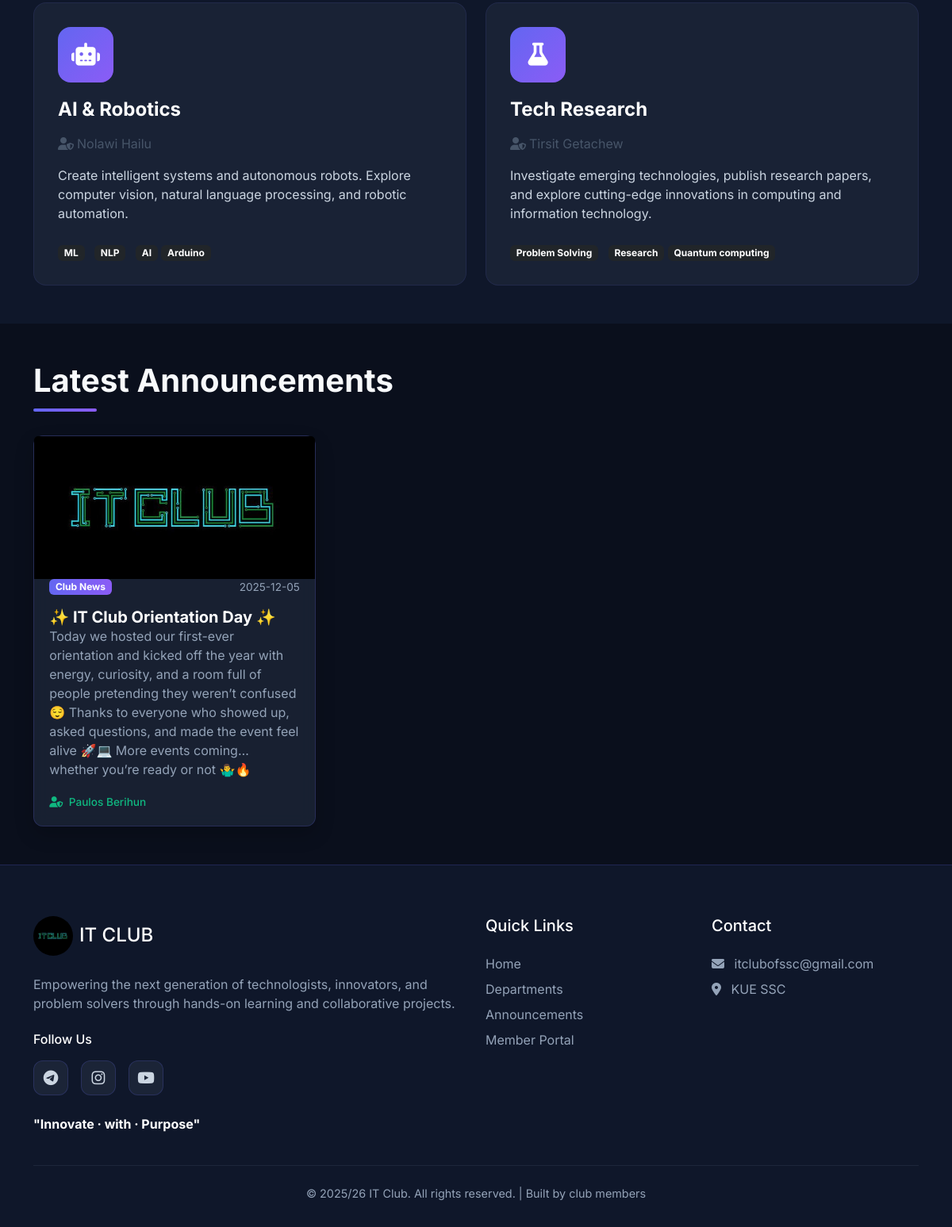
Page /home (lower part) on the earlier database version.
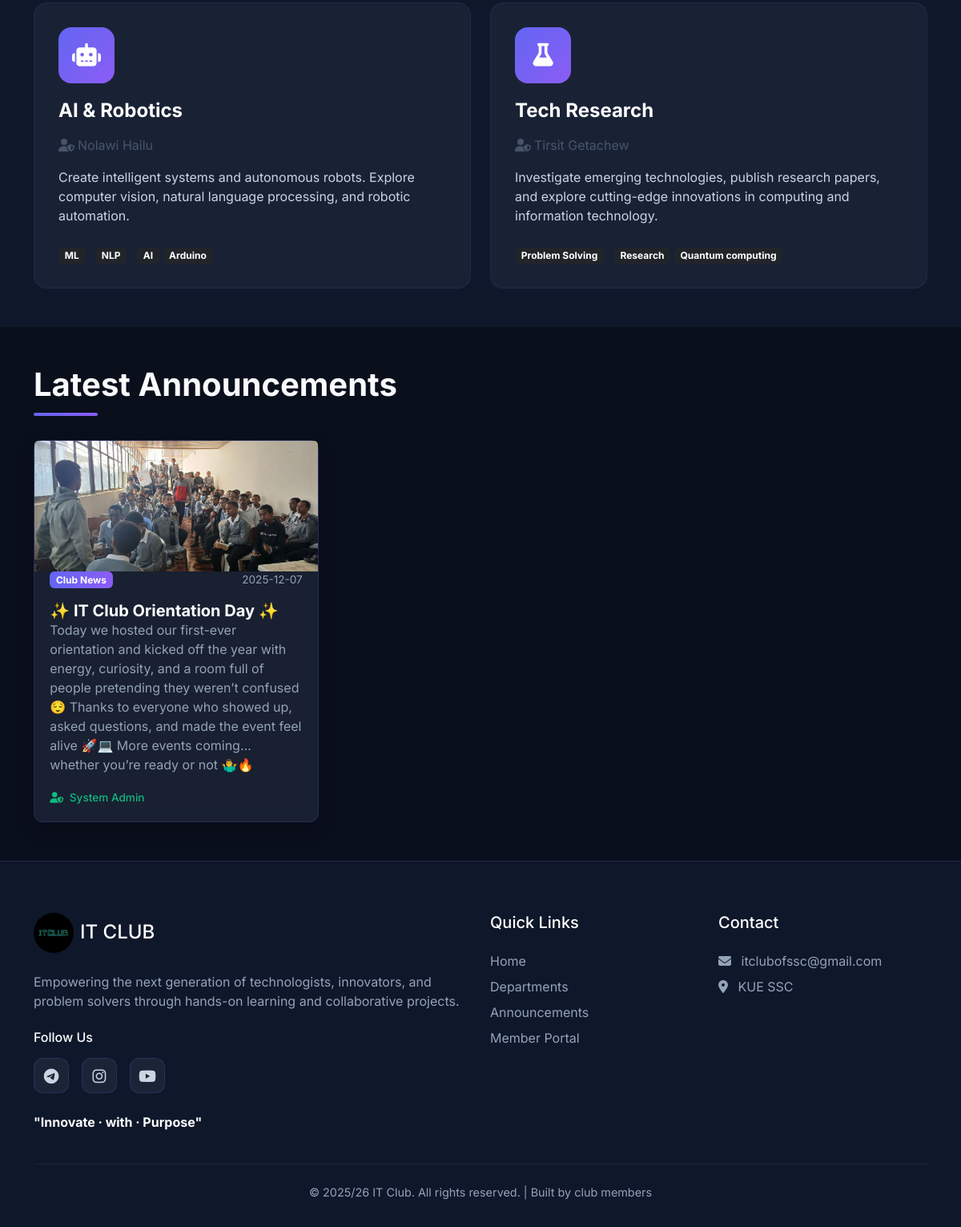
Same page on the later database version.
### tables this page shows
CREATE TABLE announcements (
        id INTEGER PRIMARY KEY AUTOINCREMENT,
        title TEXT NOT NULL,
        content TEXT NOT NULL,
        author_id INTEGER,
        is_public INTEGER DEFAULT 1,
        created_at TIMESTAMP DEFAULT CURRENT_TIMESTAMP, poster TEXT,
        FOREIGN KEY (author_id) REFERENCES admins (id)
    );

CREATE TABLE admins (
        id INTEGER PRIMARY KEY AUTOINCREMENT,
        full_name TEXT NOT NULL,
        username TEXT UNIQUE NOT NULL,
        email TEXT UNIQUE NOT NULL,
        password TEXT NOT NULL,
        role TEXT NOT NULL,
        created_at TIMESTAMP DEFAULT CURRENT_TIMESTAMP
    , profile_picture TEXT);

### app.py (the view)
@app.route('/home')
def home():
    db = get_db()
    rows = db.execute('''
        SELECT a.*, ad.full_name as author_name
        FROM announcements a
        LEFT JOIN admins ad ON a.author_id = ad.id
        WHERE a.is_public = 1
        ORDER BY a.created_at DESC
        LIMIT 5
    ''').fetchall()
    announcements = []
    for r in rows:
        d = row_to_dict(r)
        if not d:
            continue
        d['poster'] = resolve_media_path(d.get('poster'))
        if not d.get('author_name'):
            author = db.execute('SELECT full_name FROM admins WHERE id = ?', (d.get('author_id'),)).fetchone()
            d['author_name'] = author['full_name'] if author else 'IT Club Admin'
        announcements.append(d)
    return render_template('main/index.html', announcements=announcements)

### app.py (called while the page is built)
def get_db():
    if 'db' not in g:
        g.db = sqlite3.connect(app.config['DATABASE'])
        g.db.row_factory = sqlite3.Row
    return g.db

def row_to_dict(row):
	if row is None:
		return None
	try:
		return {k: row[k] for k in row.keys()}
	except Exception:
		try:
			return dict(row)
		except Exception:
			return row

def resolve_media_path(val):
	if not val:
		return None
	val = str(val)
	if val.startswith('http://') or val.startswith('https://') or val.startswith('/'):
		return val
	return url_for('static', filename=val)

### templates/main/index.html (shortened to what the changed rows need)
<!DOCTYPE html>
<html lang="en">
<head>
    <link href="https://cdn.jsdelivr.net/npm/bootstrap@5.3.0-alpha1/dist/css/bootstrap.min.css" rel="stylesheet">
    <link rel="stylesheet" href="https://cdnjs.cloudflare.com/ajax/libs/font-awesome/6.4.0/css/all.min.css">
    <link rel="stylesheet" href="{{ url_for('static', filename='css/main.css') }}">
</head>
<body>
    <section id="announcements" class="py-5" style="background-color: var(--darker-color);">
        <div class="container">
            <h2 class="section-title">Latest Announcements</h2>
            {% if announcements %}
            <div class="row g-4">
                {% for announcement in announcements %}
                <div class="col-md-4">
                    <div class="card announcement-card h-100">
                        {% if announcement.poster %}
                        <img src="{{ announcement.poster }}" alt="poster" class="card-img-top" style="max-height:180px; object-fit:cover; width:100%;">
                        {% endif %}
                        <div class="card-body">
                            <div class="d-flex justify-content-between align-items-start mb-3">
                              <span class="badge" style="background: linear-gradient(to right, var(--primary-color), var(--secondary-color));">Club News</span>
                              <small class="announcement-date">{{ announcement.created_at[:10] if announcement.created_at else "Recent" }}</small>
                            </div>
                            <h5 class="card-title fw-bold text-white">{{ announcement.title }}</h5>
                            <div class="card-text" style="color: #94a3b8;">
                              {{ announcement.content | safe }}
                            </div>
                            <div class="mt-3">
                                <small class="announcement-author">
                                    <i class="fas fa-user-shield me-1"></i>
                                    {{ announcement.author_name or "IT Club Admin" }}
                                </small>
                            </div>
                        </div>
                    </div>
                </div>
                {% endfor %}
            </div>
            {% endif %}
        </div>
    </section>
</body>
</html>

Differences in the rows shown:
removed announcements: poster (picture), created_at "2025-12-05", title "✨ IT Club Orientation Day ✨", content "Today we hosted our first-ever orientation and kicked off the year with energy, curiosity, and a room full of people pretending they weren’t confused 😌 Thanks to everyone who showed up, asked questions, and made the event feel alive 🚀💻 More events coming… whether you’re ready or not 🤷‍♂️🔥", full_name "Paulos Berihun"
added announcements: poster (picture), created_at "2025-12-07", title "✨ IT Club Orientation Day ✨", content "Today we hosted our first-ever orientation and kicked off the year with energy, curiosity, and a room full of people pretending they weren’t confused 😌 Thanks to everyone who showed up, asked questions, and made the event feel alive 🚀💻 More events coming… whether you’re ready or not 🤷‍♂️🔥", full_name "System Admin"
